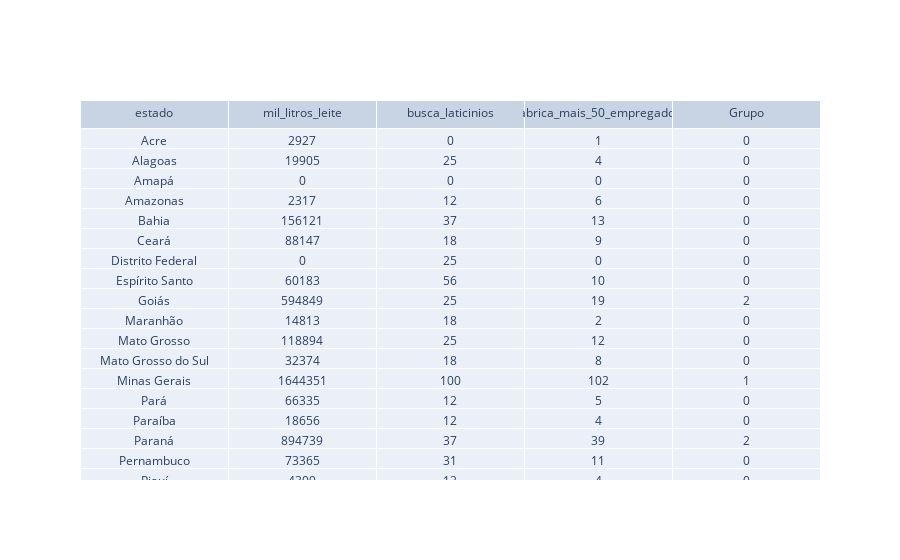

Notebook cell for this chart:
### Code cell
fig = go.Figure(data=[go.Table(
    header=dict(values=novo_df_arquivo.columns),
    cells=dict(values=novo_df_arquivo.values.T))
                     ])
fig.show()

### Figure 1 — Plotly figure (JSON) as saved in the notebook; plotly's stock layout.template omitted (floating-point values rounded to 4 significant figures; data arrays with more than 128 entries replaced by an {"elided": "..."} marker saying what was removed)
{"data": [{"cells": {"values": {"elided": "5x27 mixed values"}}, "header": {"values": ["estado", "mil_litros_leite", "busca_laticinios", "fabrica_mais_50_empregados", "Grupo"]}, "type": "table"}], "layout": {"autosize": true}}
